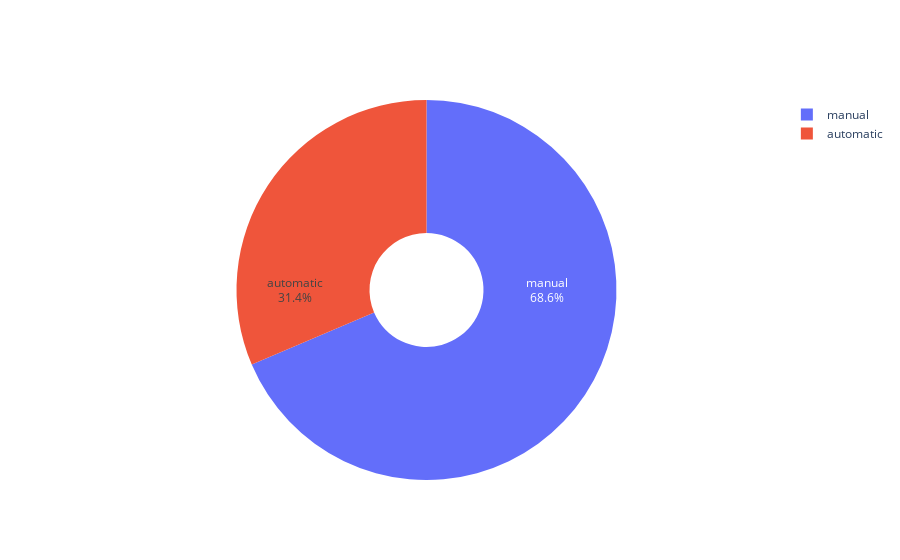

The notebook cell this image was saved under:
### Code cell
data_pie = df['transmission'].value_counts()

fig = go.Figure(data=[go.Pie(labels=data_pie.index, values=data_pie.tolist(), textinfo='label+percent',insidetextorientation='radial')])

fig.update_traces(hole=.3, hoverinfo="label+percent+name")

### Figure 1 — Plotly figure (JSON) as saved in the notebook; plotly's stock layout.template omitted (floating-point values rounded to 4 significant figures)
{"data": [{"hole": 0.3, "hoverinfo": "label+percent+name", "insidetextorientation": "radial", "labels": ["manual", "automatic"], "textinfo": "label+percent", "type": "pie", "values": [4618, 2116]}], "layout": {}}
